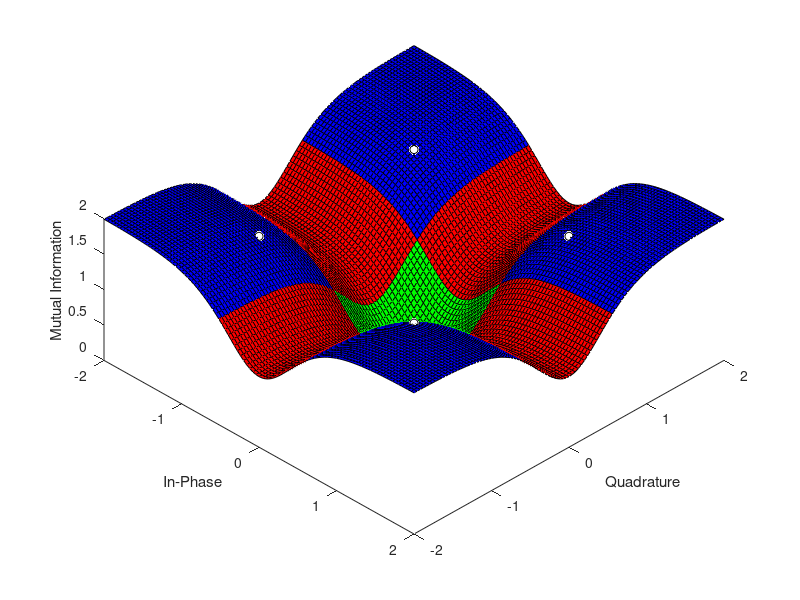

Write MATLAB code to recreate this figure.
close all, clear all;

sigmaSquared = .5;
G = 1;          % H in the likelihood equation, but we are using H for equivocation
epsilon = .5;   % Threshold used to determine whether or not a bit was erased
b = [1 -1];     % Real bit
c = [j -j];     % Imaginary bit

%%%%%%%%%%%%%%%%%%%
% Creates the QPSK symbol locations
a = [1+j -1+j -1-j 1-j];

for re = -50:50         % -50:50 creates a 101 x 101 grid
    for im = -50:50
        x(re+51,im+51) = (re/25) + (im/25)*j;
    end
end
real_x = real(x);
imag_x = imag(x);


%% Equivocation
    % Likelihood function for the real bit
fx_real = zeros(2, 101, 101);
fxSum_real = zeros(1, 101, 101);
for loop = 1:2
    fx_real(loop,:,:) = (1/(sqrt(2*pi*sigmaSquared)))*exp((-1/(2*sigmaSquared))*abs((x-G*b(loop)).^2));
    fxSum_real(1, :,:) = fxSum_real(1, :,:) + fx_real(loop,:,:);
end
fxSum_real = fxSum_real .* .5;

    % Likelihood function for the imaginary bit
fx_imag = zeros(2, 101, 101);
fxSum_imag = zeros(1, 101, 101);
for loop = 1:2
    fx_imag(loop,:,:) = (1/(sqrt(2*pi*sigmaSquared)))*exp((-1/(2*sigmaSquared))*abs((x-G*c(loop)).^2));
    fxSum_imag(1, :,:) = fxSum_imag(1, :,:) + fx_imag(loop,:,:);
end
fxSum_imag = fxSum_imag .* .5;

   % Probability for real bit 
p_b= zeros(2, 101, 101);
for n = 1:2
    p_b(n,:,:) = fx_real(n,:,:) ./ (2*fxSum_real(1,:,:));
end

    % Probability for imaginary bit
p_c= zeros(2, 101, 101);
for n = 1:2
    p_c(n,:,:) = fx_imag(n,:,:) ./ (2*fxSum_imag(1,:,:));
end

    % Equivocation for real part
H_real = zeros(101, 101);
sumOfProb_real = zeros(101, 101);
for xCoord = -50:50
    for yCoord = -50:50
        for loop = 1:2
            sumOfProb_real(xCoord+51,yCoord+51) = sumOfProb_real(xCoord+51,yCoord+51) + ...
                p_b(loop,xCoord+51,yCoord+51)*log2(p_b(loop,xCoord+51,yCoord+51));
        end
        H_real((xCoord+51), (yCoord+51)) = -(sumOfProb_real(xCoord+51, yCoord+51));
    end
end

    % Equivocation for imaginary part
H_imag = zeros(101, 101);
sumOfProb_imag = zeros(101, 101);
for xCoord = -50:50
    for yCoord = -50:50
        for loop = 1:2
            sumOfProb_imag(xCoord+51,yCoord+51) = sumOfProb_imag(xCoord+51,yCoord+51) + ...
                p_c(loop,xCoord+51,yCoord+51)*log2(p_c(loop,xCoord+51,yCoord+51));
        end
        H_imag((xCoord+51), (yCoord+51)) = -(sumOfProb_imag(xCoord+51, yCoord+51));
    end
end

   % Combined Equivocation
H = H_real + H_imag;


%%%%% Plot Equivocation
% figure();
% hold on
% plot(a,'o', 'MarkerFaceColor', 'white', 'Color', 'black'); % Need to fix where this plots on the z axis
% % surface(real_x, imag_x, H_real);
% % surface(real_x, imag_x, H_imag);
% surface(real_x, imag_x, H);
% title("\sigma^2 = " + string(sigmaSquared));
% xlabel('real');
% ylabel('imaginary');
% zlabel('Equivocation');
% view(45, 60);
% colormap(jet);
% hold off




%% Mutual Information 

I_real = 1 - H_real;
I_imag = 1 - H_imag;

I = I_real + I_imag;


C1(I_real<epsilon) = 1;
C1((I_real>=epsilon)) = 2;
C1 = reshape(C1,size(I_real));

C2(I_imag<epsilon) = 1;
C2((I_imag>=epsilon)) = 2;
C2 = reshape(C2,size(I_imag));

% C(I<(2*epsilon)) = 1;
% C(I>=(2*epsilon)) = 2;
% C = reshape(C, size(I));
C = C1 + C2;


a_heights = [(I(76,76)+.01) (I(26,76)+.01) (I(26,26)+.01) (I(76,26)+.01)];


%%%%% Plot Mutual Information
figure();
hold on
plot3(real(a), imag(a), a_heights, 'o', 'MarkerFaceColor', 'white', 'Color', 'black');
%surface(real_x, imag_x, I_real,C1);
%surface(real_x, imag_x, I_imag,C2);
surface(real_x, imag_x, I,C);
% title("Bitwise Threshold");
% title("\sigma^2 = " + string(sigmaSquared));
xlabel('In-Phase');
ylabel('Quadrature');
zlabel('Mutual Information');
view(45, 60);
colormap([0,1,0;1,0,0;0,0,1]);
saveas(gcf,'BitInformationGraph','epsc');
hold off




%% Bits 

bits_real = zeros(101,101);
for c = 1:101
    for d = 1:101
        if (I_real(c,d) < epsilon)  % Compares to a threshold 
            bits_real(c,d) = 1;
        else
            bits_real (c,d) = 0;
        end
    end
end


bits_imag = zeros(101,101);
for c = 1:101
    for d = 1:101
        if (I_imag(c,d) < epsilon)
            bits_imag(c,d) = 1;
        else
            bits_imag (c,d) = 0;
        end
    end
end

bits = bits_imag + bits_real;

% %%%%% Bits lost
% figure();
% hold on
% plot(a,'o', 'MarkerFaceColor', 'white', 'Color', 'black'); % Need to fix where this plots on the z axis
% % surface(real_x, imag_x, bits_real);
% % surface(real_x, imag_x, bits_imag);
% surface(real_x, imag_x, bits);
% title("\sigma^2 = " + string(sigmaSquared));
% xlabel('real');
% ylabel('imaginary');
% zlabel('Bits');
% view(45, 60);
% colormap(jet);
